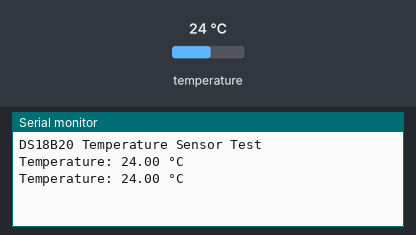
Recording of a sketch running on a simulated Arduino Uno, built with avr-gcc and run on an emulated ATmega328P. Shown: the last lines printed to the serial monitor. The inputs (shaded band) are chosen by the test bench; at power-on: temperature 24 °C.

Above: at 5.3 s.
5.4 s: temperature set to 12 °C
At 9.6 s:
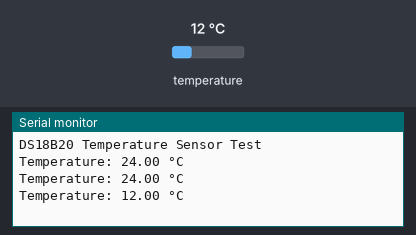
10.2 s: temperature set to 19 °C
At 12.4 s:
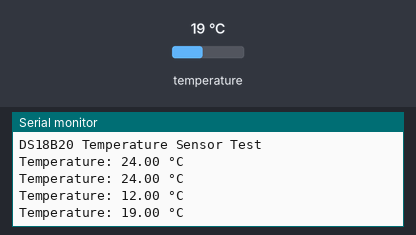
Timing chart, 0 to 13.9 s (numbered marks = the images above; inputs shaded):
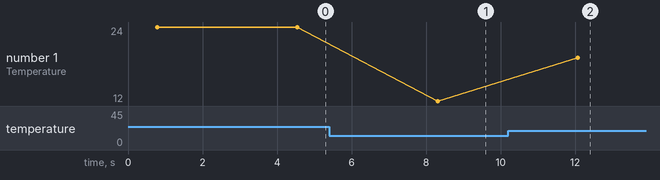

The sketch:

temp_test_code.ino
```cpp
#include <OneWire.h>
#include <DallasTemperature.h>

// The GPIO pin where the DS18B20 data wire is connected
#define ONE_WIRE_BUS 4

// Setup a oneWire instance
OneWire oneWire(ONE_WIRE_BUS);

// Pass our oneWire reference to Dallas Temperature sensor
DallasTemperature sensors(&oneWire);

void setup() {
  Serial.begin(115200);
  Serial.println("DS18B20 Temperature Sensor Test");
  sensors.begin(); // Start up the library
}

void loop() {
  sensors.requestTemperatures(); // Send the command to get temperatures
  float tempC = sensors.getTempCByIndex(0); // Read temperature in Celsius

  if (tempC != DEVICE_DISCONNECTED_C) {
    Serial.print("Temperature: ");
    Serial.print(tempC);
    Serial.println(" °C");
  } else {
    Serial.println("Error: Could not read temperature data. Check wiring!");
  }

  delay(3000); // Wait one second before reading again
}
```

Measured:
- after the input at 5.4 s, the serial monitor: prints a new line after 2.9 s (image 1)
- after the input at 10.2 s, the serial monitor: prints a new line after 1.9 s (image 2)
- plotted number 1: 24 → 12 after the input at 5.4 s, 12 → 19 after the input at 10.2 s
